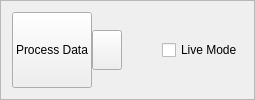
         <widget class="QFrame" name="processFrame">
          <property name="sizePolicy">
           <sizepolicy hsizetype="Preferred" vsizetype="Minimum">
            <horstretch>0</horstretch>
            <verstretch>0</verstretch>
           </sizepolicy>
          </property>
          <property name="frameShape">
           <enum>QFrame::StyledPanel</enum>
          </property>
          <property name="frameShadow">
           <enum>QFrame::Raised</enum>
          </property>
          <property name="lineWidth">
           <number>5</number>
          </property>
          <property name="midLineWidth">
           <number>4</number>
          </property>
          <layout class="QHBoxLayout" name="horizontalLayout_2">
           <property name="spacing">
            <number>0</number>
           </property>
           <item>
            <widget class="ProcessPushButton" name="processPushButton">
             <property name="sizePolicy">
              <sizepolicy hsizetype="Minimum" vsizetype="Minimum">
               <horstretch>1</horstretch>
               <verstretch>0</verstretch>
              </sizepolicy>
             </property>
             <property name="minimumSize">
              <size>
               <width>0</width>
               <height>40</height>
              </size>
             </property>
             <property name="toolTip">
              <string>Start processing data</string>
             </property>
             <property name="text">
              <string>Process Data</string>
             </property>
             <property name="checkable">
              <bool>true</bool>
             </property>
            </widget>
           </item>
           <item>
            <widget class="ProcessExtraPushButton" name="processExtraPushButton">
             <property name="sizePolicy">
              <sizepolicy hsizetype="Fixed" vsizetype="Fixed">
               <horstretch>0</horstretch>
               <verstretch>0</verstretch>
              </sizepolicy>
             </property>
             <property name="minimumSize">
              <size>
               <width>30</width>
               <height>40</height>
              </size>
             </property>
             <property name="maximumSize">
              <size>
               <width>30</width>
               <height>16777215</height>
              </size>
             </property>
             <property name="baseSize">
              <size>
               <width>30</width>
               <height>0</height>
              </size>
             </property>
             <property name="toolTip">
              <string>All processing options</string>
             </property>
             <property name="text">
              <string/>
             </property>
            </widget>
           </item>
           <item>
            <spacer name="horizontalSpacer">
             <property name="orientation">
              <enum>Qt::Horizontal</enum>
             </property>
             <property name="sizeHint" stdset="0">
              <size>
               <width>40</width>
               <height>20</height>
              </size>
             </property>
            </spacer>
           </item>
           <item>
            <widget class="QCheckBox" name="processLiveCheckBox">
             <property name="toolTip">
              <string> Processing waits for new data</string>
             </property>
             <property name="text">
              <string>Live Mode</string>
             </property>
            </widget>
           </item>
          </layout>
         </widget>
